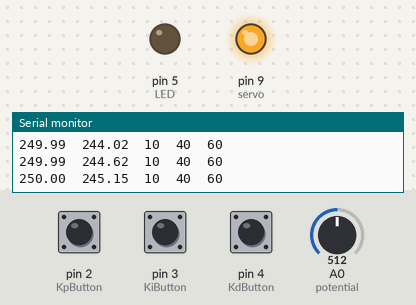
The sketch below on a simulated Arduino Uno, built with avr-gcc and run on an emulated ATmega328P. On the bench: output pins drawn as LEDs (lit = HIGH), the last lines printed to the serial monitor. Dashed ring = blinking. The test bench sets the inputs (shaded band); at power-on: pin 2 (KpButton) LOW, pin 3 (KiButton) LOW, pin 4 (KdButton) LOW, A0 (potential) = 512.

Above: at 1.4 s.
2.4 s: pin 2 (KpButton) pulled HIGH for 1.25 s
At 3.4 s:
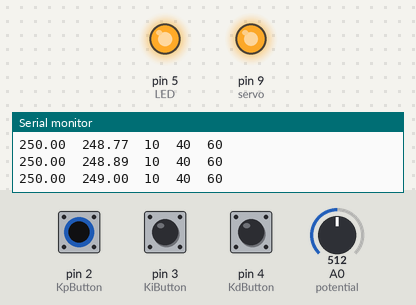
5.9 s: pin 3 (KiButton) pulled HIGH for 1.25 s
At 8.09 s:
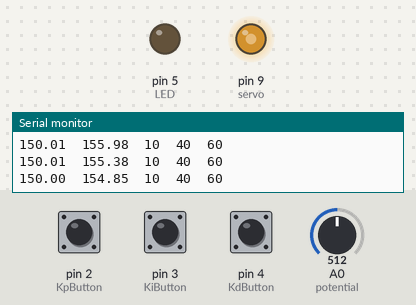
11.2 s: pin 3 (KiButton) pulled HIGH for 3.2 s
At 12.6 s:
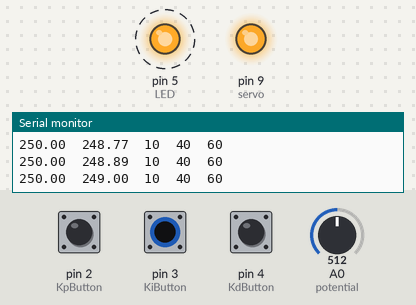
15.9 s: pin 4 (KdButton) pulled HIGH for 3.2 s
At 17.13 s:
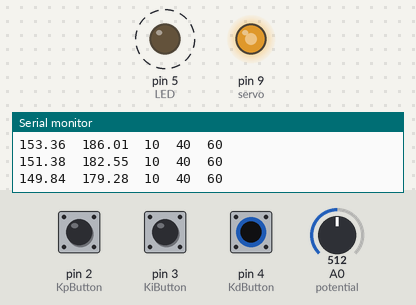
20.6 s: pin 4 (KdButton) pulled HIGH for 1.25 s
At 21.9 s:
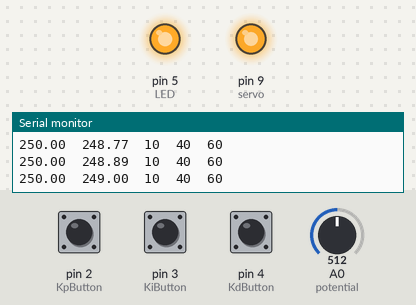
24.1 s: pin 2 (KpButton) pulled HIGH for 3.2 s
At 24.8 s:
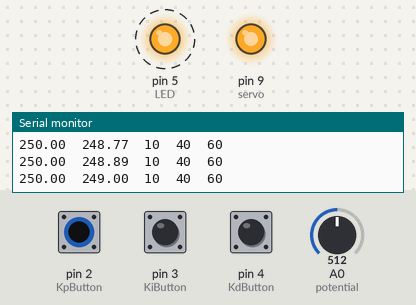
Timing chart, 0 to 32.4 s (numbered marks = the images above; inputs shaded):
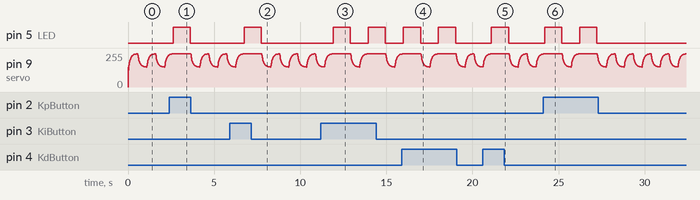

The sketch:

PID_servo3.ino
```cpp
/**
 * PID 기반 서보 테스트
*/

#define servo 9

#define KpButton 2
#define KiButton 3
#define KdButton 4
#define potential A0

#define LED 5

float Result = 150; //초기각도
float oneTimeDelay = 10; // [mS]

float pre_P_error = 0;
float Result_PID ;

float Kp = 0.1;
float Ki = 0.4;
float Kd = 0.6;

float P_error, I_error, D_error;
float PID(float Goals,
    float Arg = 10)
{
    P_error = Goals - Result_PID; // 목표값과 실제값 차이
    I_error += P_error;
    D_error = pre_P_error - P_error;
    float val = ( P_error * Kp ) + ( I_error * Ki ) + ( D_error * Kd );

    Result_PID = val;
    float ResultVal = (val + Result *(Arg-1))/Arg;
    Serial.print(val);
    Serial.print("\t");
    Serial.print(ResultVal);
    Serial.print("\t");
    Serial.print(int(Kp*100));
    Serial.print("\t");
    Serial.print(int(Ki*100));
    Serial.print("\t");
    Serial.println(int(Kd*100));
    return ResultVal;
}

void setup()
{

    pinMode(servo, OUTPUT);
    Serial.begin(115200);
    pinMode(KpButton, INPUT);
    pinMode(KiButton, INPUT);
    pinMode(KdButton, INPUT);
    pinMode(potential, INPUT);
    pinMode(LED, OUTPUT);
}
int change = 0; //1:P 2:I 3:D
float Goals;
void loop()
{
    if(digitalRead(KpButton))
    change = 1;
    else if(digitalRead(KiButton))
    change = 2;
    else if(digitalRead(KdButton))
    change = 3;

    if(change != 0)
    {
        digitalWrite(LED, HIGH);

        float nowVal = analogRead(potential) / 1000.0;
        delay(1000);
        float preVal = analogRead(potential)/1000.0;
        switch(change)
        {
            case 1:
                Kp += preVal - nowVal;
                break;
            case 2:
                Ki += preVal - nowVal;
                break;
            case 3:
                Kd += preVal - nowVal;
                break;
        }
        preVal = nowVal;
        change = 0;
        digitalWrite(LED, LOW);
    }

    Goals = 150;
    while(!((Result > Goals - 1) && (Result < Goals + 1)))
    {
        analogWrite(servo,Result);
        Result = PID(Goals);
        delay(oneTimeDelay);
    }
    Goals = 250;
    while(!((Result > Goals - 1) && (Result < Goals + 1)))
    {
        analogWrite(servo,Result);
        Result = PID(Goals);
        delay(oneTimeDelay);
    }
}
```

Measured:
- after the input at 2.4 s, pin 5 (LED): LOW → HIGH after 0.22 s, → LOW 1.0 s later
- after the input at 5.9 s, pin 5 (LED): LOW → HIGH after 0.84 s, → LOW 1.0 s later
- after the input at 11.2 s, pin 5 (LED): alternates HIGH for 1.0 s and LOW for 1.0 s, starting after 0.70 s
- after the input at 15.9 s, pin 5 (LED): alternates HIGH for 1.0 s and LOW for 1.0 s, starting after 0.08 s
- after the input at 20.6 s, pin 5 (LED): LOW → HIGH after 0.51 s, → LOW 1.0 s later
- after the input at 24.1 s, pin 5 (LED): alternates HIGH for 1.0 s and LOW for 1.0 s, 4 changes in all, then stays LOW, starting after 0.09 s
